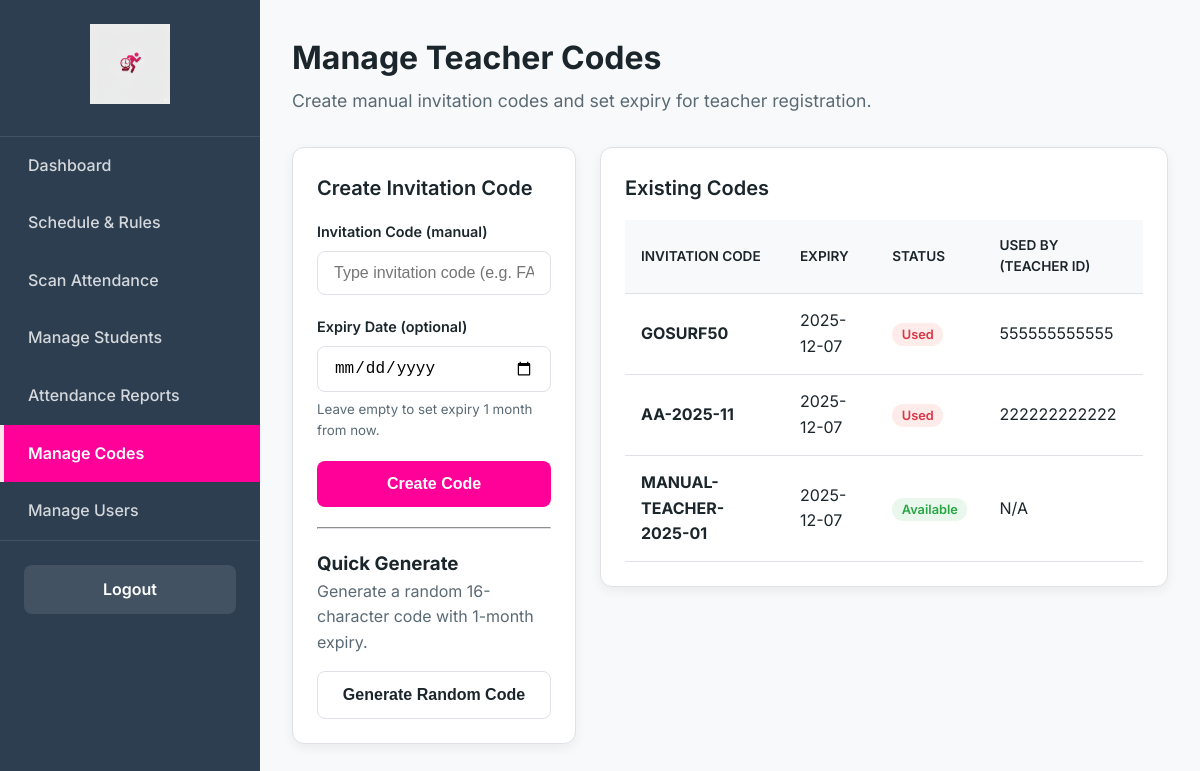
Page /SAMS/manage_codes.php (signed in) on the committed database.
### tables this page shows
CREATE TABLE `invitation_codes` (
  `id` int(10) UNSIGNED NOT NULL,
  `code` varchar(64) NOT NULL,
  `is_used` tinyint(1) NOT NULL DEFAULT 0,
  `used_by` varchar(12) DEFAULT NULL,
  `created_at` timestamp NOT NULL DEFAULT current_timestamp(),
  `expires_at` datetime DEFAULT NULL
);

### SAMS/manage_codes.php (the view, shortened to what this page needs)
<?php
include 'db_connection.php';
$codes_result = $conn->query("SELECT id, code, is_used, used_by, created_at, expires_at FROM invitation_codes ORDER BY created_at DESC");
$all_codes = $codes_result->fetch_all(MYSQLI_ASSOC);
?>
<!DOCTYPE html>
<html lang="en">
<head>
    <link rel="stylesheet" href="styles.css">
</head>
<body>
    <div class="page-container">
        <?php include 'sidebar.php'; ?>
        <div class="main-content">
            <header class="main-header">
                <div class="header-text">
                    <h1>Manage Teacher Codes</h1>
                    <p>Create manual invitation codes and set expiry for teacher registration.</p>
                </div>
            </header>
            <div style="display: grid; grid-template-columns: 1fr 2fr; gap: 1.5rem; align-items: start;">
                <div class="card">
                    <h2 class="card-title">Create Invitation Code</h2>
                    <form method="POST">
                        <div class="input-group">
                            <label>Invitation Code (manual)</label>
                            <input type="text" name="code" class="form-input" placeholder="Type invitation code (e.g. FAC-2025-001)" maxlength="64" required>
                        </div>
                        <div class="input-group">
                            <label>Expiry Date (optional)</label>
                            <input type="date" name="expires_at" class="form-input">
                            <small style="display:block;color:var(--text-secondary);margin-top:0.4rem">Leave empty to set expiry 1 month from now.</small>
                        </div>
                        <button type="submit" class="btn btn-primary">Create Code</button>
                    </form>
                    <hr style="margin: 1.25rem 0; border-color: var(--border-color);">
                    <h3 style="margin-top:0.25rem;">Quick Generate</h3>
                    <p style="margin-bottom:1rem;color:var(--text-secondary)">Generate a random 16-character code with 1-month expiry.</p>
                    <form method="POST" style="margin-top:0.5rem;">
                        <button type="submit" class="btn btn-secondary">Generate Random Code</button>
                    </form>
                </div>
                <div class="card">
                    <h2 class="card-title">Existing Codes</h2>
                    <div style="overflow-x: auto;">
                        <table class="data-table">
                            <thead>
                                <tr>
                                    <th>Invitation Code</th>
                                    <th>Expiry</th>
                                    <th>Status</th>
                                    <th>Used By (Teacher ID)</th>
                                </tr>
                            </thead>
                            <tbody>
                                <?php if (empty($all_codes)): ?>
                                    <tr>
                                        <td colspan="4" style="text-align:center; padding: 2rem;">No codes generated yet.
                                        </td>
                                    </tr>
                                <?php else: ?>
                                    <?php foreach ($all_codes as $code): ?>
                                        <tr>
                                            <td><strong><?= htmlspecialchars($code['code']); ?></strong></td>
                                            <td><?= htmlspecialchars($code['expires_at'] ? date('Y-m-d', strtotime($code['expires_at'])) : 'No expiry') ?></td>
                                            <td>
                                                <?php if ($code['is_used']): ?>
                                                    <span class="status-badge status-absent">Used</span>
                                                <?php else: ?>
                                                    <?php $expired = ($code['expires_at'] && strtotime($code['expires_at']) <= time()); ?>
                                                    <?php if ($expired): ?>
                                                        <span class="status-badge status-absent">Expired</span>
                                                    <?php else: ?>
                                                        <span class="status-badge status-present">Available</span>
                                                    <?php endif; ?>
                                                <?php endif; ?>
                                            </td>
                                            <td><?= htmlspecialchars($code['used_by'] ?? 'N/A'); ?></td>
                                        </tr>
                                    <?php endforeach; ?>
                                <?php endif; ?>
                            </tbody>
                        </table>
                    </div>
                </div>
            </div>
        </div>
    </div>
</body>
</html>

### SAMS/sidebar.php (shortened to what this page needs)
<?php
$activePage = basename($_SERVER['PHP_SELF'], ".php");
$role = $_SESSION['role'] ?? 'student';
?>
<aside class="sidebar">
    <div class="sidebar-header">
        <img src="logo.png" alt="SAMS-PE Logo">
    </div>
    <nav>
        <ul class="sidebar-nav">
            <li>
                <a href="dashboard.php" class="<?= ($activePage == 'dashboard') ? 'active' : '' ?>">Dashboard</a>
            </li>
            <li>
                <a href="schedule.php" class="<?= ($activePage == 'schedule') ? 'active' : '' ?>">Schedule & Rules</a>
            </li>
            <?php if (in_array($role, ['teacher', 'admin', 'superadmin'])): ?>
                <li>
                    <a href="scan_redirect.php"
                        class="<?= ($activePage == 'scanner' || $activePage == 'scan_redirect') ? 'active' : '' ?>">Scan
                        Attendance</a>
                </li>
                <li>
                    <a href="manage_students.php" class="<?= ($activePage == 'manage_students') ? 'active' : '' ?>">Manage
                        Students</a>
                </li>
                <li>
                    <a href="reports.php" class="<?= ($activePage == 'reports') ? 'active' : '' ?>">Attendance Reports</a>
                </li>
            <?php endif; ?>
            <?php if ($role === 'admin' || $role === 'superadmin'): ?>
                <li>
                    <a href="manage_codes.php" class="<?= ($activePage == 'manage_codes') ? 'active' : '' ?>">Manage Codes</a>
                </li>
            <?php endif; ?>
            <?php if ($role === 'superadmin'): ?>
                <li>
                    <a href="manage_users.php" class="<?= ($activePage == 'manage_users') ? 'active' : '' ?>">Manage Users</a>
                </li>
            <?php endif; ?>
        </ul>
    </nav>
    <div class="sidebar-footer">
        <a href="logout.php">Logout</a>
    </div>
</aside>

### SAMS/styles.css (style rules this page uses)
:root { --primary: #FF0099; --primary-darker: #e6008a; --primary-light: #FFE5EC; --secondary: #2c3e50; --background: #f8f9fa; --card-bg: #FFFFFF; --text-primary: #1B262C; --text-secondary: #5a6a74; --success: #28a745; --warning: #ffc107; --error: #dc3545; --error-darker: #c82333; --border-color: #dee2e6; --shadow-md: 0 4px 12px rgba(0, 0, 0, 0.06); --radius-md: 8px; --radius-lg: 12px; --transition-speed: 0.2s ease; }
* { box-sizing: border-box; margin: 0; padding: 0; }
html, body { height: 100%; }
body { font-family: 'Inter', sans-serif; background-color: var(--background); color: var(--text-primary); line-height: 1.6; font-size: 16px; }
a { color: var(--primary); text-decoration: none; transition: color var(--transition-speed); }
.input-group { margin-bottom: 1.25rem; }
.input-group label { display: block; font-weight: 600; margin-bottom: 0.5rem; font-size: 0.9rem; }
.form-input { width: 100%; padding: 0.75rem 1rem; border: 1px solid var(--border-color); border-radius: var(--radius-md); font-size: 1rem; transition: border-color var(--transition-speed), box-shadow var(--transition-speed); }
.auth-btn, .btn { display: inline-flex; align-items: center; justify-content: center; width: 100%; padding: 0.85rem 1rem; border-radius: var(--radius-md); border: none; font-size: 1rem; font-weight: 600; cursor: pointer; text-decoration: none; text-align: center; transition: background-color var(--transition-speed), transform var(--transition-speed); }
.btn-primary { background-color: var(--primary); color: white; }
.btn-secondary { background-color: var(--card-bg); color: var(--text-primary); border: 1px solid var(--border-color); }
.page-container { display: flex; }
.sidebar { width: 260px; background: var(--secondary); color: white; display: flex; flex-direction: column; height: 100vh; position: fixed; transition: transform 0.3s ease; z-index: 1000; }
.sidebar-header { padding: 1.5rem; text-align: center; border-bottom: 1px solid rgba(255, 255, 255, 0.1); }
.sidebar-header img { max-width: 80px; }
.sidebar-nav { list-style: none; flex-grow: 1; }
.sidebar-nav a { display: block; color: rgba(255, 255, 255, 0.8); padding: 1rem 1.5rem; text-decoration: none; font-weight: 500; border-left: 4px solid transparent; transition: background-color var(--transition-speed), color var(--transition-speed), border-left-color var(--transition-speed); }
.sidebar-nav a.active { background-color: var(--primary); color: white; font-weight: 600; border-left-color: var(--primary-light); }
.sidebar-footer { padding: 1.5rem; border-top: 1px solid rgba(255, 255, 255, 0.1); }
.sidebar-footer a { display: block; text-align: center; background-color: rgba(255, 255, 255, 0.1); color: white; padding: 0.75rem; border-radius: var(--radius-md); text-decoration: none; font-weight: 600; }
.main-content { margin-left: 260px; width: calc(100% - 260px); padding: 2rem; overflow-y: auto; }
.main-header { margin-bottom: 2rem; }
.main-header h1 { font-size: 2rem; font-weight: 700; margin-bottom: 0.25rem; }
.main-header p { color: var(--text-secondary); font-size: 1.1rem; }
.card { background: var(--card-bg); border-radius: var(--radius-lg); padding: 1.5rem; box-shadow: var(--shadow-md); border: 1px solid var(--border-color); }
.card-title { font-size: 1.25rem; font-weight: 600; margin-bottom: 1rem; }
.data-table { width: 100%; border-collapse: collapse; }
.data-table th, .data-table td { padding: 0.9rem 1rem; text-align: left; border-bottom: 1px solid var(--border-color); }
.data-table th { font-weight: 600; background-color: var(--background); font-size: 0.85rem; text-transform: uppercase; }
.status-badge { padding: 0.25rem 0.6rem; border-radius: 20px; font-weight: 600; font-size: 0.8rem; text-transform: capitalize; }
.status-present { background-color: #e9f7ec; color: #28a745; }
.status-absent { background-color: #fdecea; color: #dc3545; }

### rows in the picture
invitation_codes: code "GOSURF50", expires_at "2025-12-07", is_used "Used", used_by "555555555555"
invitation_codes: code "AA-2025-11", expires_at "2025-12-07", is_used "Used", used_by "222222222222"
invitation_codes: code "MANUAL-TEACHER-2025-01", expires_at "2025-12-07", is_used "Available", used_by "N/A"
